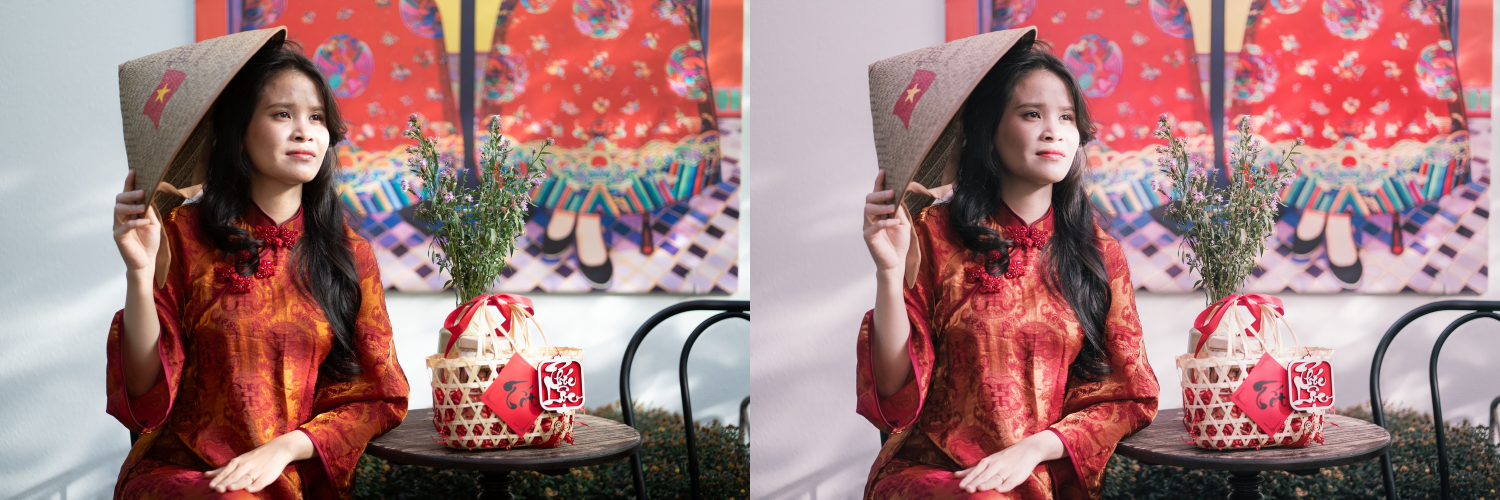
#> input picture 03_Du_An/beauty-nang-xuan-dsc01733/DSC01733_16BitRAW_BA.jpg, 3000 x 1000 px (shown at 1/2 size)
$ python -i refkit.py   (imports and definitions only)
#> lines starting #> are read from the running program, lines starting #| are printed output that depends on the picture
#> further down, picture is the input picture: shape (1000, 3000, 3); mean B, G, R 122.1, 121.5, 161.9
"""refkit.py — bộ đo video tham chiếu cho AI (không cần xem video liên tục). Cần: ffmpeg, numpy, opencv-python.
Tuỳ chọn: faster-whisper (lời nói theo từng từ).

  analyze REF OUT [--lang vi|en|auto] [--no-words]
      Phân tích toàn bộ: thông số, cắt cảnh (cứng/mềm), đoạn cảnh + bảng màu hex, độ sáng/bão hoà/vùng trắng/chuyển động
      theo giây, nhịp nhạc + cắt cảnh có trúng phách không, độ to, lời nói theo từ + cắt cảnh có trúng đầu từ không,
      và ảnh: overview.jpg (toàn video), dense_NN.jpg (5 khung/s, 6 s/ảnh), cut_NN.jpg (từng khung quanh mỗi chỗ cắt).
      Ghi OUT/ref-auto.md (đọc đầu tiên) + OUT/ref-auto.json.
  track REF T0 T1 X,Y,W,H OUT_PREFIX
      Bám một vật (hộp X,Y,W,H toạ độ gốc tại T0) qua từng khung T0→T1: vị trí, tỉ lệ, rồi suy ra ease, thời lượng,
      overshoot. Ghi OUT_PREFIX.csv, OUT_PREFIX.png (đồ thị), in nhận xét.
  pick REF T X,Y [X,Y ...]
      Mã màu hex (trung bình 5×5 px) tại các điểm toạ độ gốc, ở giây T.
  strip REF T0 T1 OUT.jpg [--every 1]
      Mọi khung (hoặc mỗi N khung) từ T0 tới T1, có nhãn giây — soi chuyển động/chuyển cảnh.
  compare REF OURS OUT_PREFIX T [T ...]
      Ảnh cạnh nhau (trái mẫu, phải bản dựng) + bảng số: độ sáng, bão hoà, vùng trắng, độ chi tiết (cạnh), độ phủ khung,
      khoảng cách bảng màu, độ giống cấu trúc. In gợi ý sửa theo mức chênh. OUT_PREFIX_N.jpg + OUT_PREFIX.md.
Mọi toạ độ là pixel của video gốc. Ảnh xuất có nhãn giây ở góc trên trái.
"""
import sys, os, json, subprocess, re, math
import numpy as np, cv2
# [1 line not run here, left out]

# ---------------------------------------------------------------- tiện ích
def run(a, text=True):
    return subprocess.run(a, capture_output=True, text=text, encoding='utf-8' if text else None, errors='replace' if text else None)

# [45 lines left out: functions probe, frames, frame_at, label, tile, not called in this run]

def hexc(bgr): return '#%02x%02x%02x' % (int(bgr[2]), int(bgr[1]), int(bgr[0]))

# [7 lines left out: function palette, not called in this run]

def stats(img):
    hsv = cv2.cvtColor(img, cv2.COLOR_BGR2HSV); g = cv2.cvtColor(img, cv2.COLOR_BGR2GRAY)
#> after `hsv = cv2.cvtColor(img, cv2.COLOR_BGR2HSV)`: hsv: shape (1000, 3000, 3); mean H, S, V 85.2, 86.6, 165.9
#> after `g = cv2.cvtColor(img, cv2.COLOR_BGR2GRAY)`:
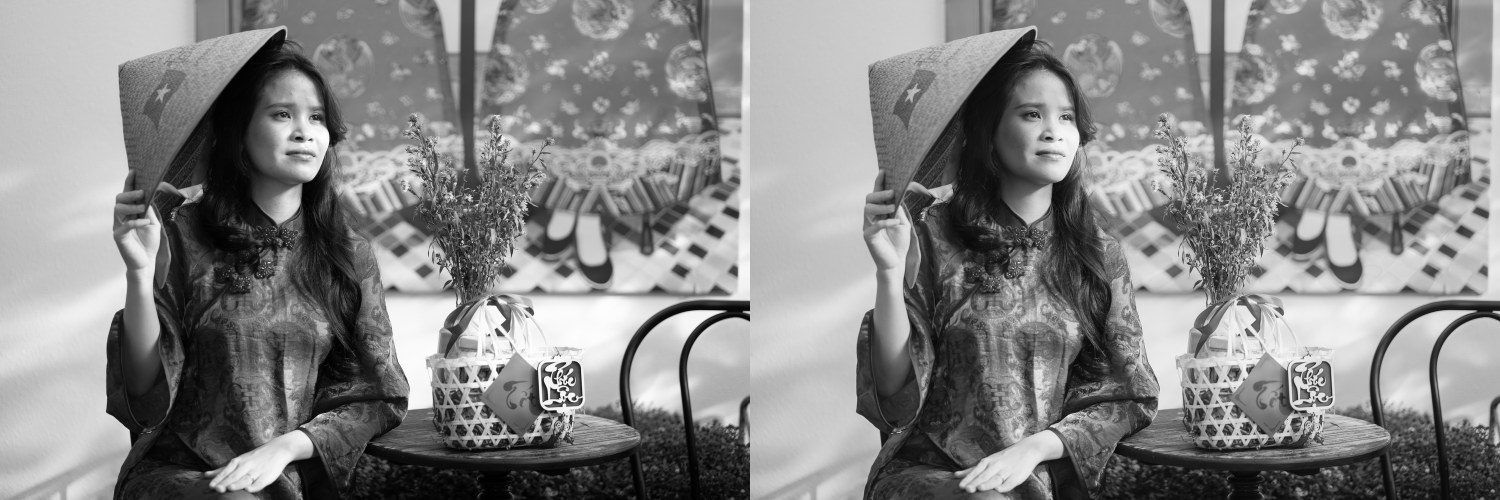
#> g: shape (1000, 3000) (shown at 1/2 size); min 0, max 255, mean 133.6
    e = cv2.Canny(g, 60, 160)
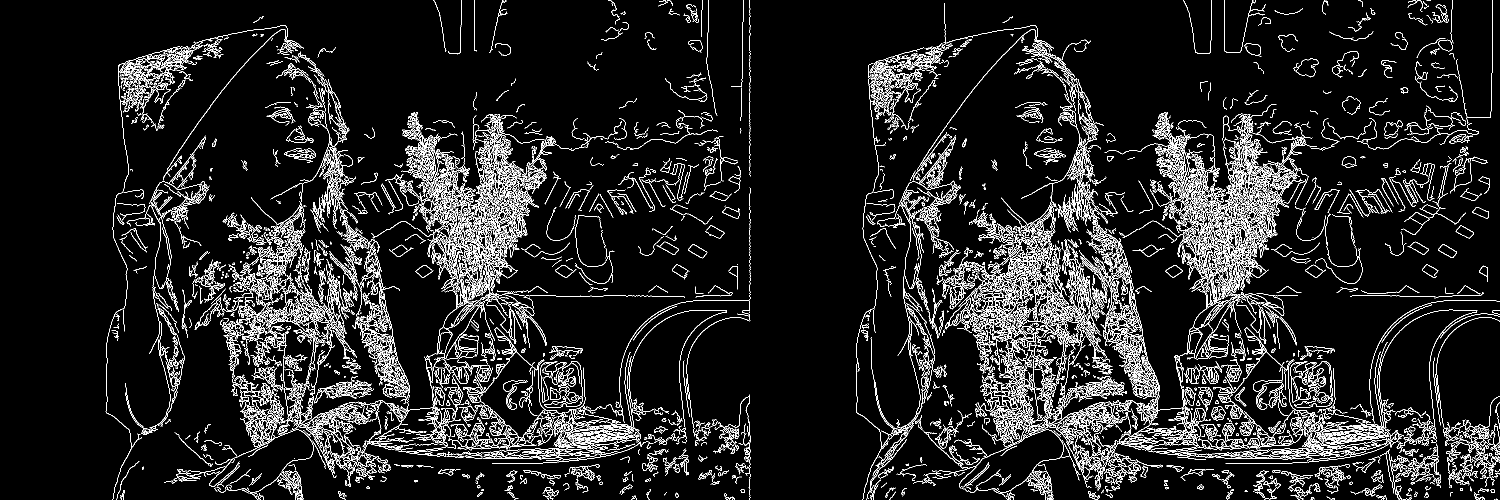
#> e: shape (1000, 3000) (shown at 1/2 size); 8.4% white in thin lines or dots
    ys, xs = np.where(e > 0)
    cover = (xs.max() - xs.min()) / img.shape[1] * 100 if len(xs) > 50 else 0   # bề rộng vùng có chi tiết (% khung)
#> cover = 92.93
    return {'luma': float(g.mean()), 'sat': float(hsv[..., 1].mean()), 'white': float((g > 235).mean() * 100),
            'black': float((g < 12).mean() * 100), 'edges': float((e > 0).mean() * 100), 'cover': float(cover),
            'hue': float(np.median(hsv[..., 0][hsv[..., 1] > 60]) * 2) if (hsv[..., 1] > 60).any() else -1}

# ---------------------------------------------------------------- âm thanh
# [300 lines left out: functions audio_analysis, words, analyze, track, pick, strip and 3 more, not called in this run]

# ---------------------------------------------------------------- CLI
# [10 lines not run here, left out]

>>> import cv2
>>> picture = cv2.imread('../../../03_Du_An/beauty-nang-xuan-dsc01733/DSC01733_16BitRAW_BA.jpg')
>>> result = stats(picture)
#> result = {'luma': 133.6, 'sat': 86.63, 'white': 2.57, 'black': 2.4, 'edges': 8.43, 'cover': 92.93, 'hue': 28}

$ run again, on 03_Du_An/beauty-nang-xuan-dsc01733/01_QC_Truoc_Sau_Mizuki_16Bit.jpg
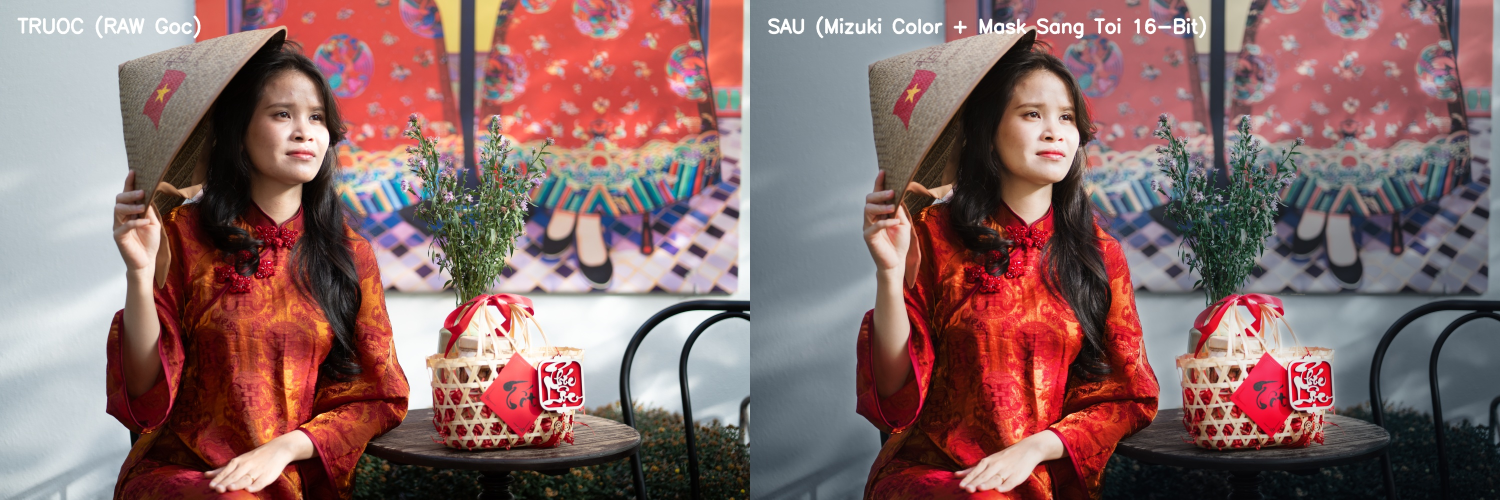
#> input picture 03_Du_An/beauty-nang-xuan-dsc01733/01_QC_Truoc_Sau_Mizuki_16Bit.jpg, 3000 x 1000 px (shown at 1/2 size)
#> picture is the input picture: shape (1000, 3000, 3); mean B, G, R 104.9, 105.6, 137.1
#> hsv: shape (1000, 3000, 3); mean H, S, V 75.7, 93.1, 144.2
#> in stats, `g = cv2.cvtColor(img, cv2.COLOR_BGR2GRAY)`:
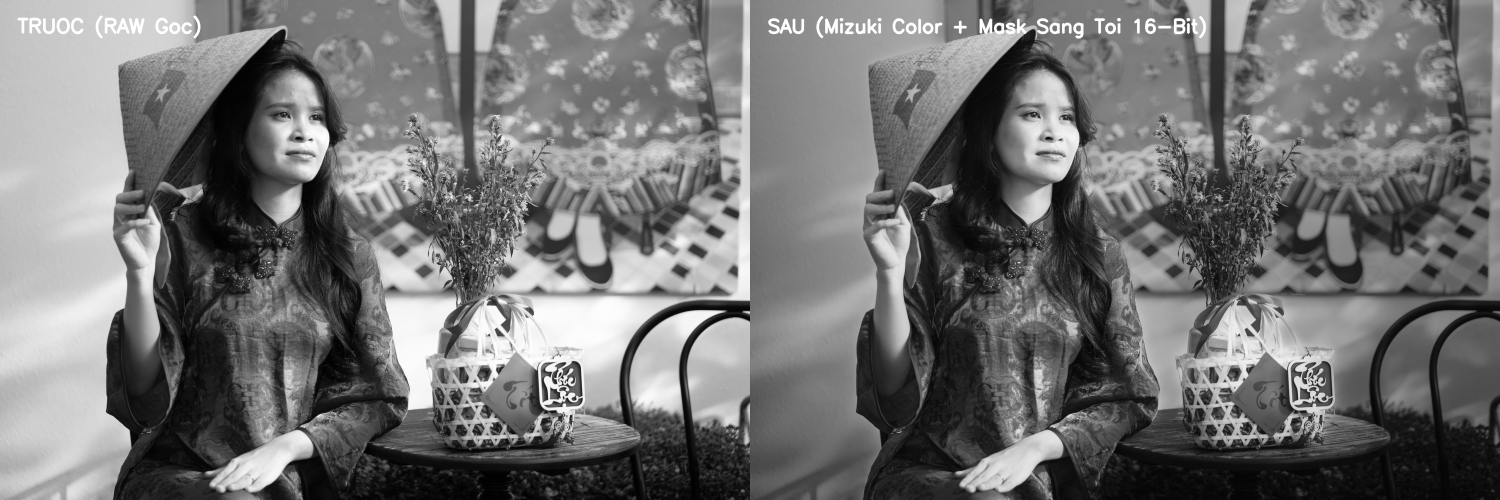
#> g: shape (1000, 3000) (shown at 1/2 size); min 0, max 255, mean 114.9
#> in stats, `e = cv2.Canny(g, 60, 160)`:
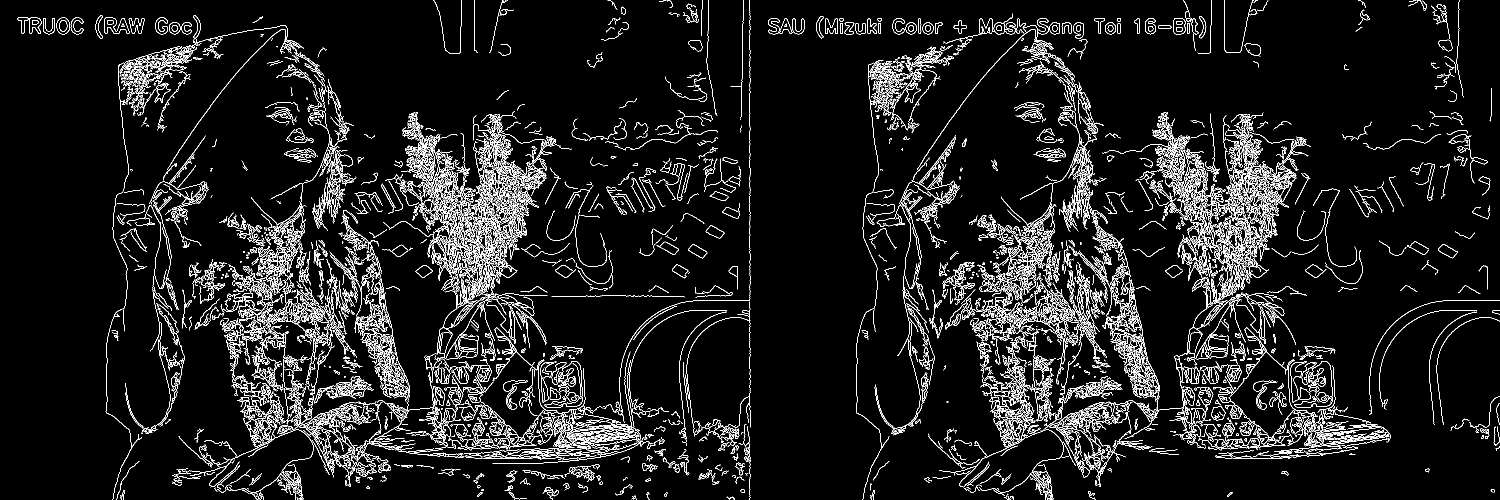
#> e: shape (1000, 3000) (shown at 1/2 size); 7.2% white in thin lines or dots
#> cover = 98.83
#> result = {'luma': 114.9, 'sat': 93.13, 'white': 2.6, 'black': 3.67, 'edges': 7.16, 'cover': 98.83, 'hue': 28}

$ run again, on 03_Du_An/beauty-nang-xuan-dsc01733/02_QC_Zoom_200pct_Da_Va_Mat.jpg
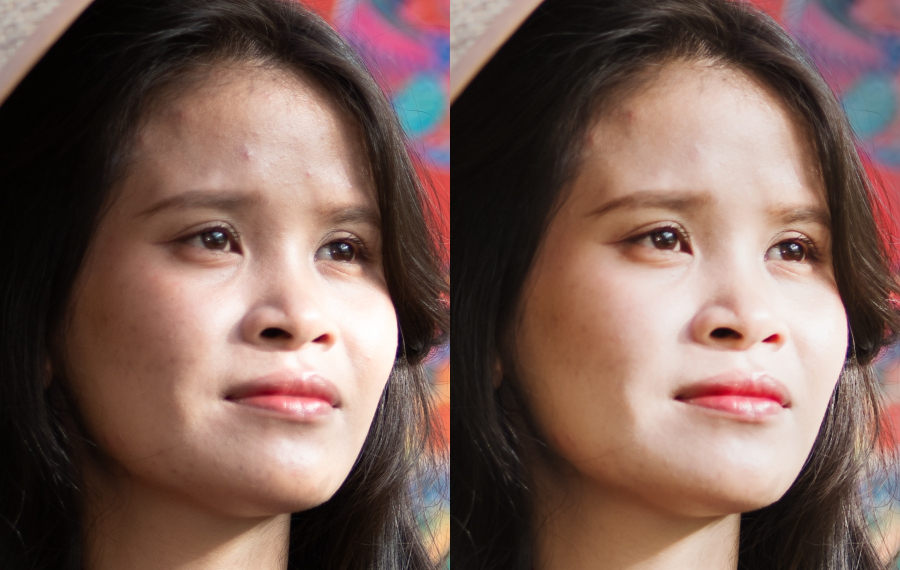
#> input picture 03_Du_An/beauty-nang-xuan-dsc01733/02_QC_Zoom_200pct_Da_Va_Mat.jpg, 1800 x 1140 px (shown at 1/2 size)
#> picture is the input picture: shape (1140, 1800, 3); mean B, G, R 85.6, 94, 120.1
#> hsv: shape (1140, 1800, 3); mean H, S, V 23.5, 93.6, 121.1
#> in stats, `g = cv2.cvtColor(img, cv2.COLOR_BGR2GRAY)`:
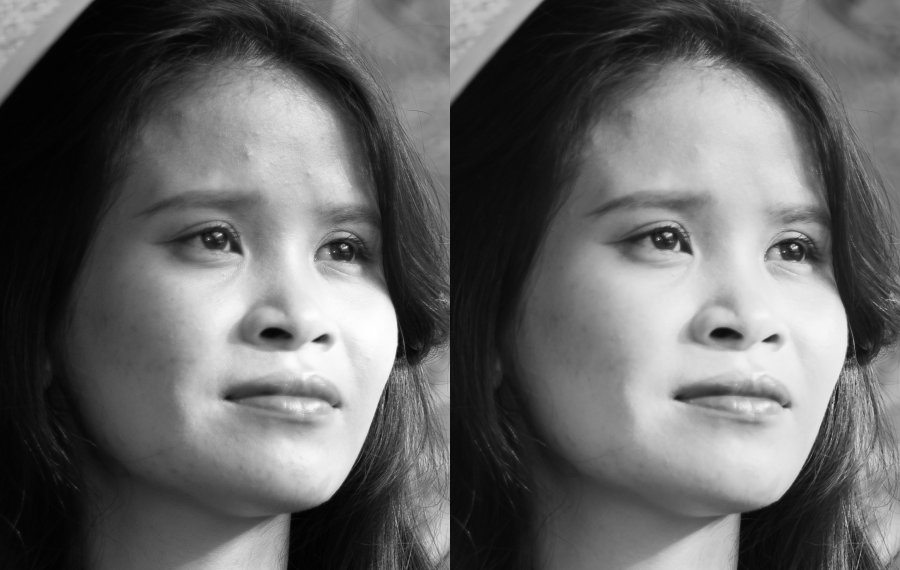
#> g: shape (1140, 1800) (shown at 1/2 size); min 1, max 255, mean 100.9
#> in stats, `e = cv2.Canny(g, 60, 160)`:
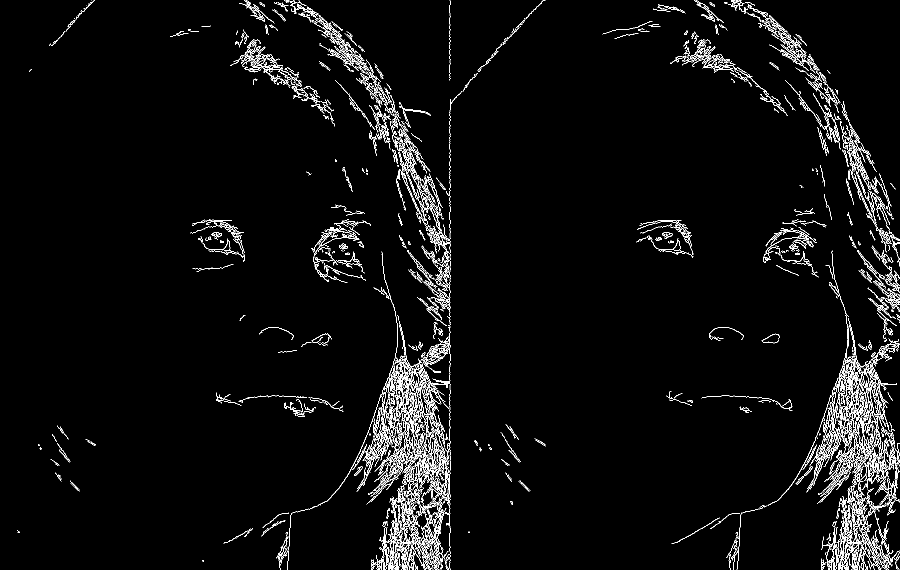
#> e: shape (1140, 1800) (shown at 1/2 size); 3.5% white in thin lines or dots
#> cover = 98.06
#> result = {'luma': 100.9, 'sat': 93.63, 'white': 2.29, 'black': 10.59, 'edges': 3.47, 'cover': 98.06, 'hue': 20}
